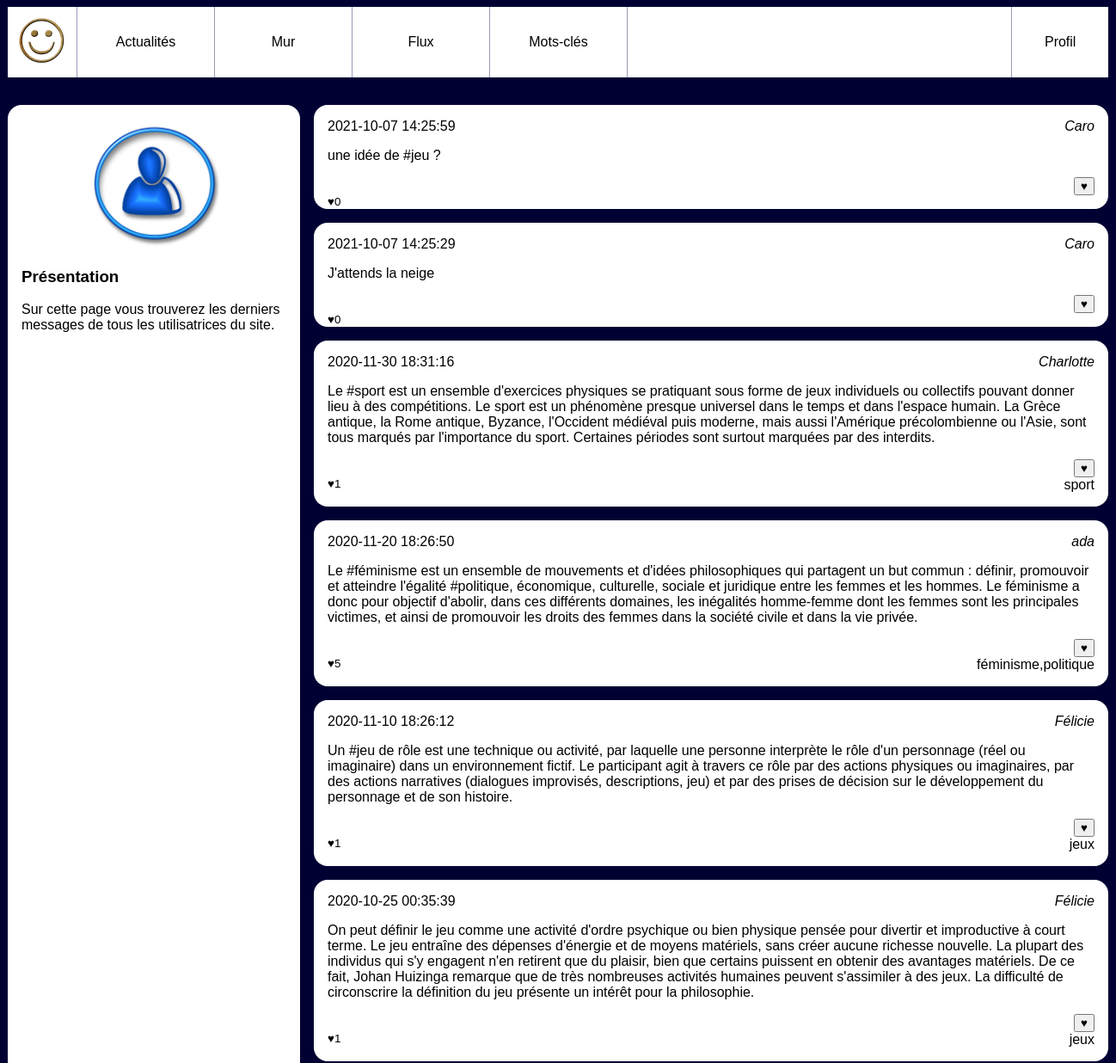
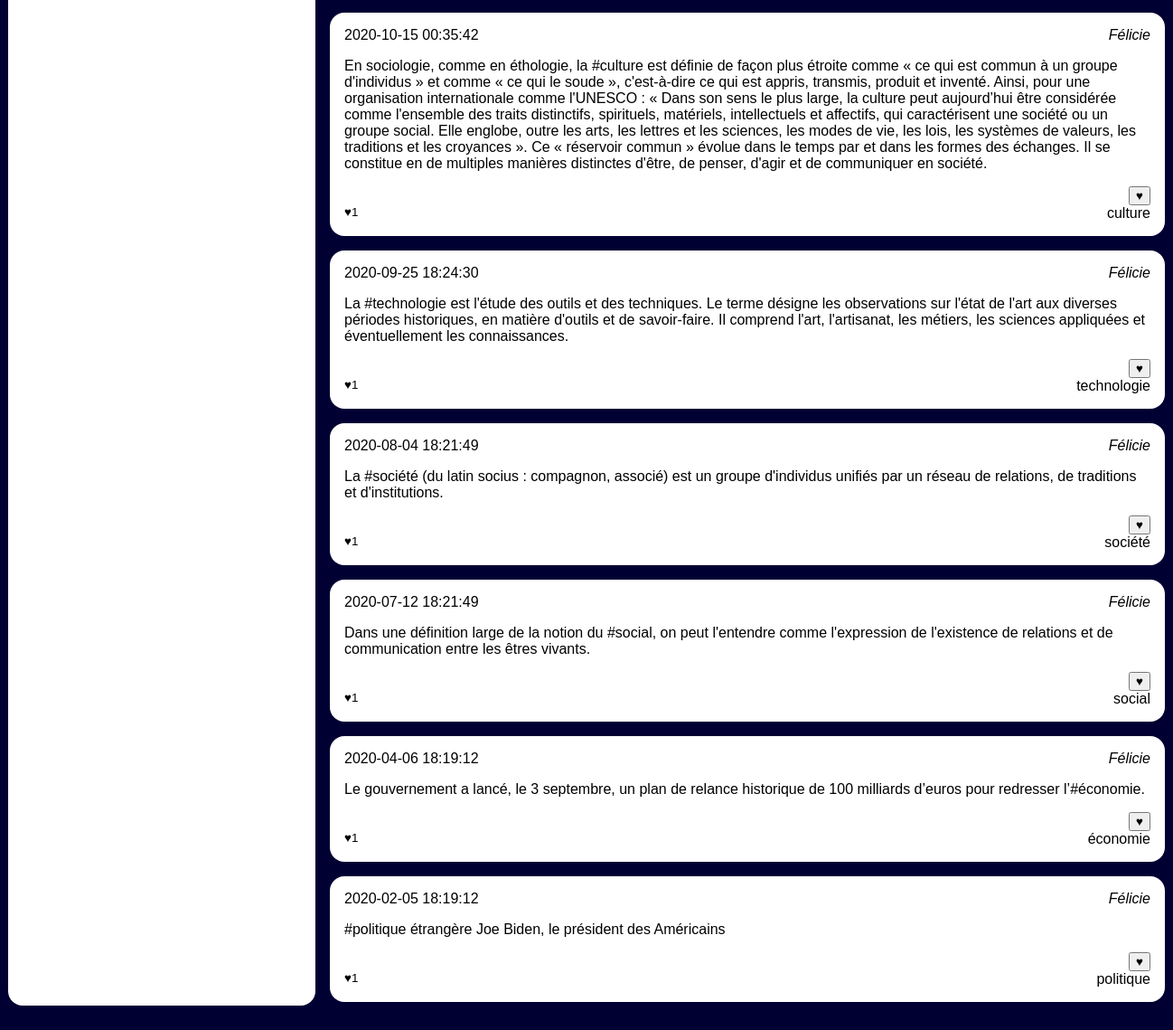
The app's page /resoc_n1/pages/news.php with its own data (2 pictures, top to bottom).
### tables this page shows
CREATE TABLE `posts` (
  `id` int(10) UNSIGNED NOT NULL,
  `user_id` int(10) UNSIGNED NOT NULL,
  `content` text NOT NULL,
  `created` datetime NOT NULL,
  `parent_id` int(10) UNSIGNED DEFAULT NULL
);

CREATE TABLE `users` (
  `id` int(10) UNSIGNED NOT NULL,
  `email` varchar(255) NOT NULL,
  `password` varchar(255) NOT NULL,
  `alias` varchar(255) NOT NULL
);

### resoc_n1/pages/news.php (the view, shortened to what this page needs)
<!doctype html>
<html lang="fr">
    <head>
        <link rel="stylesheet" href="style.css"/>
    </head>
    <body>
    <header>
        <img src="resoc.jpg" alt="Logo de notre réseau social"/>
        <nav id="menu">
            <a href="news.php">Actualités</a>
            <a href="wall.php?user_id=<?php echo $_SESSION['connected_id']?>">Mur</a>
            <a href="feed.php?user_id=<?php echo $_SESSION['connected_id']?>">Flux</a>
            <a href="tags.php?tag_id=1">Mots-clés</a>
        </nav>
        <nav id="user">
            <a href="#">Profil</a>
        </nav>
    </header>
    <div id="wrapper">
        <aside>
            <img src="user.jpg" alt="Portrait de l'utilisatrice"/>
            <section>
                <h3>Présentation</h3>
                <p>Sur cette page vous trouverez les derniers messages de
                    tous les utilisatrices du site.</p>
            </section>
        </aside>
        <main>
        <?php
        $mysqli = new mysqli("localhost:8889", "root", "root", "socialnetwork");
        $laQuestionEnSql = "SELECT `posts`.`content`,"
                . "`posts`.`created`,"
                . "`posts`.`id` as post_identifiant, "
                . "`users`.`id`,  "
                . "`users`.`alias` as author_name,  "
                . "count(DISTINCT `likes`.`id`) as like_number,  "
                . "GROUP_CONCAT(DISTINCT `tags`.`label`) AS taglist "
                . "FROM `posts`"
                . "JOIN `users` ON  `users`.`id`=`posts`.`user_id`"
                . "LEFT JOIN `posts_tags` ON `posts`.`id` = `posts_tags`.`post_id`  "
                . "LEFT JOIN `tags`       ON `posts_tags`.`tag_id`  = `tags`.`id` "
                . "LEFT JOIN `likes`      ON `likes`.`post_id`  = `posts`.`id` "
                . "GROUP BY `posts`.`id`"
                . "ORDER BY `posts`.`created` DESC  "
                . "LIMIT 15";
        $lesInformations = $mysqli->query($laQuestionEnSql);
            while ($post = $lesInformations->fetch_assoc()){
        ?>
            <article>
                <h3>
                    <time><?php echo $post['created']?></time>
                </h3>
                <address><a href="wall.php?user_id=<?php echo $post['id']?>"><?php echo $post['author_name']?></a></address>                        <div>
                    <p><?php echo $post['content'] ?></p>
                </div>
                    <footer>
                        <form method="post">
                            <input type="submit" value="♥" name="bouton_like">
                        </form>
                        <small>♥<?php echo $post['like_number']?></small>
                        <a href=""><?php echo $post['taglist']?></a>
                    </footer>
            </article>
            <?php
            }
            ?>
        </main>
    </div>
    </body>
</html>

### resoc_n1/pages/style.css (style rules this page uses)
body { background-color: #003; font-family: Arial; }
a { text-decoration: none; color:black; }
body>header { background-color: #fff; display:flex; width:80em; margin:0 auto 2em auto; padding:0; }
body>header img { height:5em; }
body>header #menu { display:flex; width:50%; align-items: stretch; border-left: 1px solid #99b; }
body>header #menu a { flex:1; text-align: center; padding-top:2em; border-right: 1px solid #99b; }
body>header #user { margin-left: auto; flex:0.2; border-left: 1px solid #99b; }
body>header #user>a { display:block; text-align: center; padding:2em 0; width:100%; }
#wrapper { display:flex; width:80em; margin:0 auto 2em auto; }
#wrapper aside { background-color: #fff; flex:1; padding:1em; border-radius: 1em; }
#wrapper aside img { display: block; width:50%; margin:auto; }
#wrapper main { flex:3; padding-left:1em; height: 80vh; overflow-y: scroll; }
#wrapper main article { background-color: #fff; padding:1em; margin-bottom: 1em ; border-radius: 1em; }
#wrapper main article h3 { margin:0; padding:0; font-weight: normal; font-size:1em; }
#wrapper main article time { float:left; }
#wrapper main article address { text-align: right; margin-bottom: 1em; }
#wrapper main article p { margin:0; }
#wrapper main article footer { margin-top: 1em; text-align: right; }
#wrapper main article footer small { float:left; }

### records on screen
posts: created "2021-10-07 14:25:59", user.alias "Caro", content "une idée de #jeu ?", like_number "0"
posts: created "2021-10-07 14:25:29", user.alias "Caro", content "J'attends la neige", like_number "0"
posts: created "2020-11-30 18:31:16", user.alias "Charlotte", content "Le #sport est un ensemble d'exercices physiques se pratiquant sous forme de jeux individuels ou collectifs pouvant donner lieu à des compétitions. Le sport est un phénomène presque universel dans le temps et dans l'espace humain. La Grèce antique, la Rome antique, Byzance, l'Occident médiéval puis moderne, mais aussi l'Amérique précolombienne ou l'Asie, sont tous marqués par l'importance du sport. Certaines périodes sont surtout marquées par des interdits.", like_number "1", taglist "sport"
posts: created "2020-11-20 18:26:50", user.alias "ada", content "Le #féminisme est un ensemble de mouvements et d'idées philosophiques qui partagent un but commun : définir, promouvoir et atteindre l'égalité #politique, économique, culturelle, sociale et juridique entre les femmes et les hommes. Le féminisme a donc pour objectif d'abolir, dans ces différents domaines, les inégalités homme-femme dont les femmes sont les principales victimes, et ainsi de promouvoir les droits des femmes dans la société civile et dans la vie privée.", like_number "5", taglist "féminisme,politique"
posts: created "2020-11-10 18:26:12", user.alias "Félicie", content "Un #jeu de rôle est une technique ou activité, par laquelle une personne interprète le rôle d'un personnage (réel ou imaginaire) dans un environnement fictif. Le participant agit à travers ce rôle par des actions physiques ou imaginaires, par des actions narratives (dialogues improvisés, descriptions, jeu) et par des prises de décision sur le développement du personnage et de son histoire.", like_number "1", taglist "jeux"
posts: created "2020-10-25 00:35:39", user.alias "Félicie", content "On peut définir le jeu comme une activité d'ordre psychique ou bien physique pensée pour divertir et improductive à court terme. Le jeu entraîne des dépenses d'énergie et de moyens matériels, sans créer aucune richesse nouvelle. La plupart des individus qui s'y engagent n'en retirent que du plaisir, bien que certains puissent en obtenir des avantages matériels. De ce fait, Johan Huizinga remarque que de très nombreuses activités humaines peuvent s'assimiler à des jeux. La difficulté de circonscrire la définition du jeu présente un intérêt pour la philosophie.", like_number "1", taglist "jeux"
posts: created "2020-10-15 00:35:42", user.alias "Félicie", content "En sociologie, comme en éthologie, la #culture est définie de façon plus étroite comme « ce qui est commun à un groupe d'individus » et comme « ce qui le soude », c'est-à-dire ce qui est appris, transmis, produit et inventé. Ainsi, pour une organisation internationale comme l'UNESCO : « Dans son sens le plus large, la culture peut aujourd’hui être considérée comme l'ensemble des traits distinctifs, spirituels, matériels, intellectuels et affectifs, qui caractérisent une société ou un groupe social. Elle englobe, outre les arts, les lettres et les sciences, les modes de vie, les lois, les systèmes de valeurs, les traditions et les croyances ». Ce « réservoir commun » évolue dans le temps par…", like_number "1", taglist "culture"
posts: created "2020-09-25 18:24:30", user.alias "Félicie", content "La #technologie est l'étude des outils et des techniques. Le terme désigne les observations sur l'état de l'art aux diverses périodes historiques, en matière d'outils et de savoir-faire. Il comprend l'art, l'artisanat, les métiers, les sciences appliquées et éventuellement les connaissances.", like_number "1", taglist "technologie"
posts: created "2020-08-04 18:21:49", user.alias "Félicie", content "La #société (du latin socius : compagnon, associé) est un groupe d'individus unifiés par un réseau de relations, de traditions et d'institutions.", like_number "1", taglist "société"
posts: created "2020-07-12 18:21:49", user.alias "Félicie", content "Dans une définition large de la notion du #social, on peut l'entendre comme l'expression de l'existence de relations et de communication entre les êtres vivants.", like_number "1", taglist "social"
posts: created "2020-04-06 18:19:12", user.alias "Félicie", content "Le gouvernement a lancé, le 3 septembre, un plan de relance historique de 100 milliards d’euros pour redresser l’#économie.", like_number "1", taglist "économie"
posts: created "2020-02-05 18:19:12", user.alias "Félicie", content "#politique étrangère Joe Biden, le président des Américains", like_number "1", taglist "politique"
